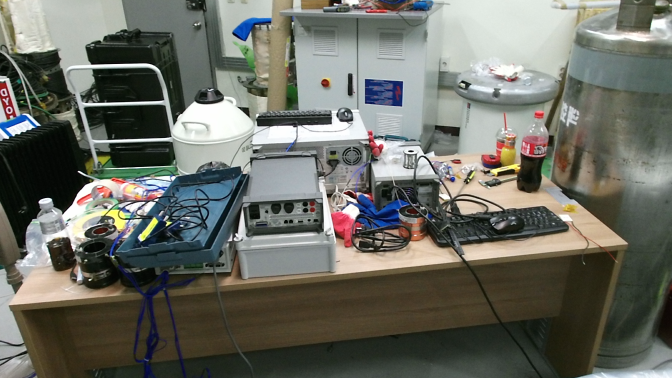
#> input picture Sample Images/lab/lab_2_c.png, 1344 x 756 px, found by its file name (shown at 1/2 size)
$ jupyter execute scale_evaluation.ipynb   (shell and % lines are left out)
#> lines starting #> are read from the running program, lines starting #| are printed output that depends on the picture
[cell 1]
# Install dependencies

# Download OpenCV and OpenCV Contrib (if you want extra modules)
%cd opencv-4.x/build
# Configure with specific modules and optimized settings

[cell 2]
%cd /content/opencv-4.x/build

[cell 3]
# Copy the built module to the correct location

import sys
sys.path.insert(0, '/content/custom_cv2')  # Prioritize the custom OpenCV path

import cv2
print(cv2.__file__)       # Should show /content/custom_cv2/cv2.so
print(cv2.__version__)

# Basic functionality test
import numpy as np

def test_opencv_modules():
    # Test core functionality
    try:
        img = np.zeros((100, 100), dtype=np.uint8)
        print("✓ Core module working (numpy array creation)")
    except Exception as e:
        print("✗ Core module error:", str(e))

    # Test imgcodecs
    try:
        cv2.imwrite('test.jpg', img)
        loaded = cv2.imread('test.jpg')
#> loaded: shape (100, 100, 3); every value is 0
        print("✓ Imgcodecs module working (imread/imwrite)")
    except Exception as e:
        print("✗ Imgcodecs module error:", str(e))

    # Test features2d
    try:
        sift = cv2.SIFT_create()
        print("✓ Features2d module working (SIFT creation)")
    except Exception as e:
        print("✗ Features2d module error:", str(e))

    # Test imgproc
    try:
        blurred = cv2.GaussianBlur(img, (5,5), 0)
        print("✓ Imgproc module working (GaussianBlur)")
    except Exception as e:
        print("✗ Imgproc module error:", str(e))

    # Test FLANN
    try:
        index_params = dict(algorithm=0, trees=5)
        search_params = dict(checks=50)
        flann = cv2.FlannBasedMatcher(index_params, search_params)
        print("✓ FLANN module working (matcher creation)")
    except Exception as e:
        print("✗ FLANN module error:", str(e))

print("\nTesting OpenCV modules:")
test_opencv_modules()

[cell 4]
import cv2
import numpy as np
import time
from google.colab.patches import cv2_imshow
import matplotlib.pyplot as plt

# [24 lines left out: functions Estimate_homography, Apply_Homography, not called in this run]

def Apply_Inverse_Homography(keypoints, H):
    """Apply the inverse Homography matrix to the given keypoints."""
    # Compute inverse of Homography matrix
    H_inv = np.linalg.inv(H)

    # Convert keypoints to homogeneous coordinates
    pts = np.float32([kp.pt for kp in keypoints]).reshape(-1, 1, 2)

    # Apply the inverse Homography matrix
    transformed_pts = cv2.perspectiveTransform(pts, H_inv)

    return transformed_pts[:, 0, :]


def Calculate_Repeatability_Homography(keypoints_1, keypoints_2, H, distance_threshold=3.0):
    """Reference(keypoints_1)와 Test Keypoints(keypoints_2) 간 repeatability 계산 (Inverse Homography 적용)"""
    if len(keypoints_1) == 0 or len(keypoints_2) == 0:
        return 0.0

    # Test image의 keypoints를 Reference image 좌표계로 변환
    transformed_pts2 = Apply_Inverse_Homography(keypoints_2, H)
    pts1 = np.float32([kp.pt for kp in keypoints_1])

    repeatable_points = 0

    # Check for repeatable points using transformed test keypoints
    for pt2 in transformed_pts2:
        distances = np.linalg.norm(pts1 - pt2, axis=1)
        if np.min(distances) < distance_threshold:
            repeatable_points += 1

    repeatability = (repeatable_points / len(pts1)) * 100
    return repeatability


def Calculate_scale_space_Repeatability_Homography(keypoints_1, keypoints_2, H, distance_threshold=3.0):
    """Scale space를 고려한 Repeatability 계산 (Inverse Homography 적용)"""
    if len(keypoints_1) == 0 or len(keypoints_2) == 0:
        return 0.0

    ss_repeatable_points = 0

    # Test image의 keypoints를 Reference image 좌표계로 변환
    transformed_pts2 = Apply_Inverse_Homography(keypoints_2, H)

    for idx, kp2 in enumerate(keypoints_2):
        pt2 = transformed_pts2[idx]
        size2 = kp2.size

        for kp1 in keypoints_1:
            pt1 = np.array(kp1.pt)
            size1 = kp1.size

            spatial_dist = np.linalg.norm(pt1 - pt2)
            scale_ratio = min(size1, size2) / max(size1, size2)

            if spatial_dist < distance_threshold and scale_ratio > 0.8:
                ss_repeatable_points += 1
                break

    ss_repeatability = (ss_repeatable_points / len(keypoints_2)) * 100
    return ss_repeatability


def Calculate_metrics_Homography(keypoints_1, keypoints_2, matches, H, reference_img, test_img, detection_time, matching_time, distance_threshold=3.0):
    """Homography 기반 Evaluation metric 계산 (Inverse Homography 적용)"""
    if H is None:
        H, _, _, _ = Estimate_homography(keypoints_1, keypoints_2, matches)

    # Matches Percentage 계산
    total_possible_matches = min(len(keypoints_1), len(keypoints_2))
    matches_percentage = (len(matches) / total_possible_matches) * 100

    # Test image의 matched keypoints를 Reference image 좌표계로 변환
    test_points = np.float32([keypoints_2[m.trainIdx].pt for m in matches])
    transformed_test_points = Apply_Inverse_Homography([keypoints_2[m.trainIdx] for m in matches], H)
    reference_points = np.float32([keypoints_1[m.queryIdx].pt for m in matches])

    # Correct Matches calculation based on transformed points
    point_distances = np.linalg.norm(transformed_test_points - reference_points, axis=1)
    correct_matches = point_distances < distance_threshold
    correct_matches_count = np.sum(correct_matches)

    # Precision, Recall, and F1 Score
    precision = (correct_matches_count / len(matches)) * 100 if len(matches) > 0 else 0
    recall = (correct_matches_count / len(keypoints_1)) * 100 if len(keypoints_1) > 0 else 0
    f1_score = 2 * (precision * recall) / (precision + recall) if (precision + recall) > 0 else 0

    # Average localization error
    avg_localization_error = np.mean(point_distances) if len(point_distances) > 0 else float('inf')

    # Repeatability calculations
    repeatability = Calculate_Repeatability_Homography(keypoints_1, keypoints_2, H, distance_threshold)
    ss_repeatability = Calculate_scale_space_Repeatability_Homography(keypoints_1, keypoints_2, H, distance_threshold)

    # Combine metrics
    metrics = {
        'num_keypoints_reference': len(keypoints_1),
        'num_keypoints_test': len(keypoints_2),
        'num_matches': len(matches),
        'matches_percentage': matches_percentage,
        'correct_matches_percentage(precision)': precision,
        'num_correct_matches': correct_matches_count,
        'recall': recall,
        'f1_score': f1_score,
        'avg_localization_error': avg_localization_error,
        'repeatability': repeatability,
        'scale_space_repeatability': ss_repeatability,
        'detection_time_ms': detection_time * 1000,
        'matching_time_ms': matching_time * 1000,
        'total_processing_time': (detection_time + matching_time) * 1000
    }

    return metrics, correct_matches, H


# [67 lines left out: functions Visualize_metrics_Homography, Print_metrics, not called in this run]

"""================================================================================================================="""

#image 설정
img1 = cv2.imread('/content/lab_2_c.png', cv2.IMREAD_GRAYSCALE)
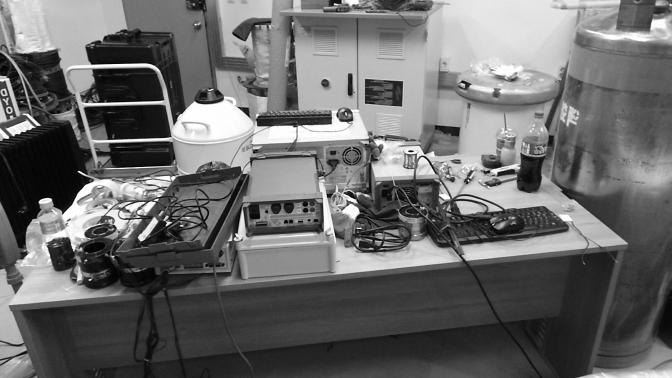
#> img1: shape (756, 1344) (shown at 1/2 size); min 0, max 255, mean 106.1
img2 = cv2.imread('/content/lab_2_c.png', cv2.IMREAD_GRAYSCALE)


#Ground Truth Homography 입력(알고 있을 경우에만, Homography(기하학적 변화)가 없다면 H를 [[1,0,0],[0,1,0],[0,0,1]]로 입력, 아예 모른다면 H를 None으로 입력)
GTH = None
#GTH = np.array([[1,0,0],[0,1,0],[0,0,1]])
#GTH = np.array([[888.936371179244e-003,18.2514352297355e-003,8.97590117321321e+000],[4.65426880548969e-003,921.643538138129e-003,7.37848417972965e+000],[11.5540704210687e-006,71.2845423476733e-006,1.00068189116337e+000]])

#Brute Force Matcher
# [14 lines left out: function BFMatcher_SIFT, not called in this run]

#Brute Force Matcher at binary
def BFMatcher_bi(img1, img2, keypoints_1, keypoints_2, descriptors_1, descriptors_2):

  #Brute Force Matcher 사용(SIFT에서)
  bf = cv2.BFMatcher(cv2.NORM_HAMMING, crossCheck=True)

  #BF를 활용해서 matching 진행
  start_match = time.time()
  matches = bf.match(descriptors_1, descriptors_2)
  end_match = time.time()

  match_result = sorted(matches, key = lambda x:x.distance)
  matched_img = cv2.drawMatches(img1, keypoints_1, img2, keypoints_2, match_result, None, flags=cv2.DrawMatchesFlags_NOT_DRAW_SINGLE_POINTS)

  return descriptors_1, descriptors_2, match_result, matched_img, start_match, end_match


import cv2
import numpy as np

def scale_and_crop(img, scale_factor):
    # Get original image dimensions
#> called with scale_factor = 1.5
    original_height, original_width = img.shape

    # Calculate new dimensions
    new_height = int(original_height * scale_factor)
    new_width = int(original_width * scale_factor)

    # Scale up the image
    scaled_img = cv2.resize(img, (new_width, new_height), interpolation=cv2.INTER_LINEAR)

    # Calculate crop coordinates to return to original size
    start_y = (new_height - original_height) // 2
    start_x = (new_width - original_width) // 2

    # Crop back to original size
    cropped_img = scaled_img[start_y:start_y+original_height,
                              start_x:start_x+original_width]
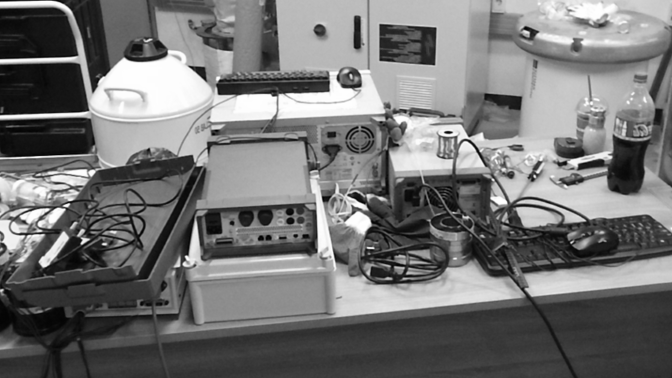
#> cropped_img: shape (756, 1344) (shown at 1/2 size); min 0, max 255, mean 115.7

    return cropped_img

# Example usage
img1 = cv2.imread('/content/lab_2_c.png', cv2.IMREAD_GRAYSCALE)
scale = 1.5


scaled_img = scale_and_crop(img1, scale)
#cv2.imwrite('scaled_cropped_image.png', scaled_img)
cv2_imshow(scaled_img)

import numpy as np
import cv2

def calculate_homography_4points(src_points, dst_points):
    """
    Calculate homography matrix from 4 point correspondences.

    Args:
        src_points: List of 4 source points [(x1,y1), (x2,y2), (x3,y3), (x4,y4)]
        dst_points: List of 4 destination points [(x1,y1), (x2,y2), (x3,y3), (x4,y4)]

    Returns:
        homography_matrix: 3x3 homography matrix
    """
    # Convert points to numpy arrays
    src_points = np.float32(src_points)
    dst_points = np.float32(dst_points)

    # Calculate homography matrix
    homography_matrix, status = cv2.findHomography(src_points, dst_points)

    return homography_matrix

def get_GTH(img, scale):
    s = scale

    original_width, original_height= img.shape

    dst_points = [
        [0, 0],     # top-left
        [original_height, 0],   # top-right
        [original_height, original_width], # bottom-right
        [0, original_width]    # bottom-left
    ]

    # Define corresponding points in destination image
    src_points = [
        [(s-1)/(2*s) * original_height, (s-1)/(2*s) * original_width],     # top-left
        [(s+1)/(2*s) * original_height, (s-1)/(2*s) * original_width],    # top-right
        [(s+1)/(2*s) * original_height, (s+1)/(2*s) * original_width],   # bottom-right
        [(s-1)/(2*s) * original_height, (s+1)/(2*s) * original_width]     # bottom-left
    ]

    # Calculate homography
    H = calculate_homography_4points(src_points, dst_points)
    # print("Homography matrix:")
    # print(H)
    return H

[cell 5]
import cv2
import matplotlib.pyplot as plt
import copy

# Load the image
img1 = cv2.imread('lab_2_c.png', cv2.IMREAD_GRAYSCALE)
depth1 = cv2.imread('lab_2_depth_filled.png', cv2.IMREAD_GRAYSCALE)
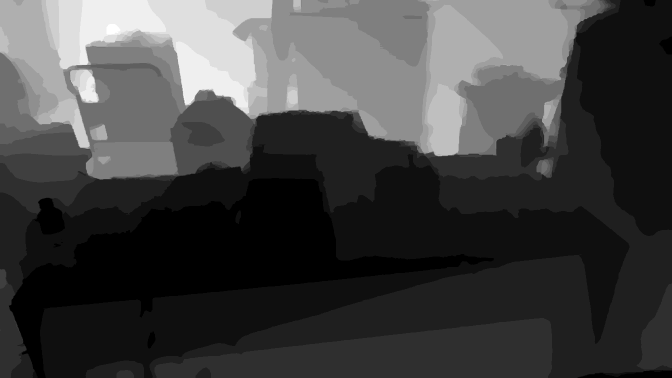
#> input picture Sample Images/lab/lab_2_depth_filled.png, 1344 x 756 px, found by its file name (shown at 1/2 size)
#> depth1 is the input picture: shape (756, 1344); min 5, max 21, mean 9.2
scale = 3
img1 = scale_and_crop(img1, scale)
#> call 2 of scale_and_crop, with scale_factor = 3
#> in scale_and_crop (call 2), `cropped_img = scaled_img[start_y:start_y+original_height, start_x:star..`:
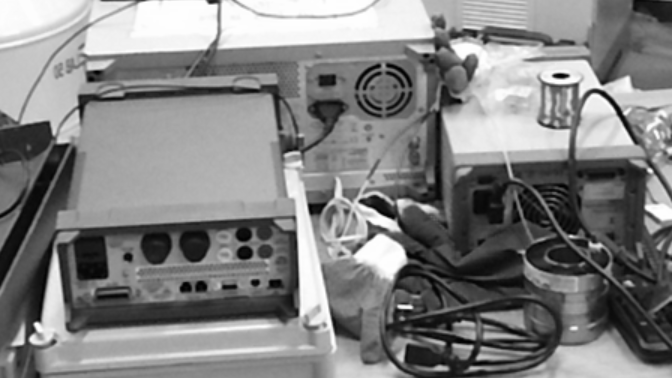
#> cropped_img: shape (756, 1344) (shown at 1/2 size); min 0, max 255, mean 129.5
depth = scale_and_crop(depth1, scale)/scale
#> call 3 of scale_and_crop, with scale_factor = 3
#> in scale_and_crop (call 3), `cropped_img = scaled_img[start_y:start_y+original_height, start_x:star..`:
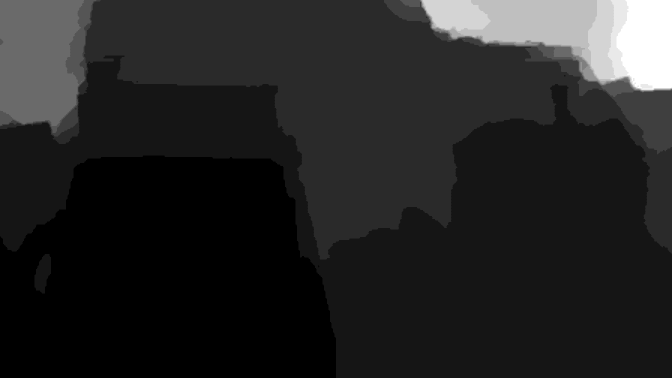
#> cropped_img: shape (756, 1344) (shown at 1/2 size); min 5, max 17, mean 6.72; drawn with min black and max white

orb =  cv2.ORB_create(
    nfeatures=1000,           # 특징점의 최대 개수
    scaleFactor=1.2,         # 이미지 크기 축소 비율
    nlevels=16,               # 피라미드 레벨 수
)

keypoints, descriptor = orb.detectAndCompute(img1, depth, 0.5, None)
#> keypoints = 974 keypoints; strongest (x, y, size): (1107, 151, 64.3), (1108, 150, 53.6), (1107, 149, 77.1), (71, 649, 64.3)

img1 = cv2.cvtColor(img1, cv2.COLOR_BGR2RGB)
#> img1: shape (756, 1344, 3)
keyp_without_size = copy.copy(img1)
keyp_with_size = copy.copy(img1)

cv2.drawKeypoints(img1, keypoints, keyp_without_size, color = (255, 0, 0))
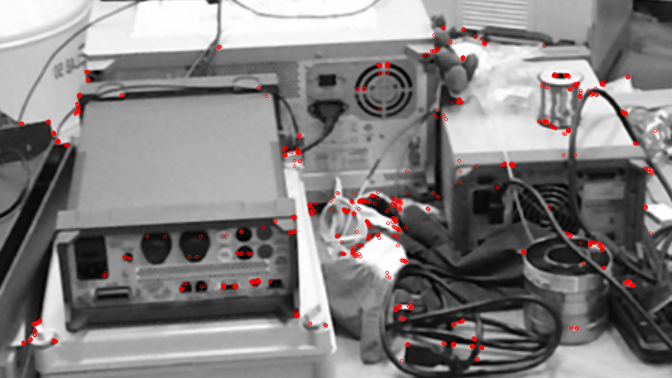
#> keyp_without_size: shape (756, 1344, 3) (shown at 1/2 size); mean R, G, B 131.2, 128.1, 128.1
cv2.drawKeypoints(img1, keypoints, keyp_with_size,  color = (255, 0, 0), flags = cv2.DRAW_MATCHES_FLAGS_DRAW_RICH_KEYPOINTS)

plt.rcParams['figure.figsize'] = [14.0, 7.0]
# Display the image with the keypoints without size or orientation
print("\nUse Depth")
plt.subplot(221)
plt.title('Keypoints Without Size or Orientation')
plt.imshow(keyp_without_size)
# Display the image with the keypoints with size and orientation
plt.subplot(222)
plt.title('Keypoints With Size and Orientation')
plt.imshow(keyp_with_size)
plt.show()
#> (the rest of the program and of its run is left out)
